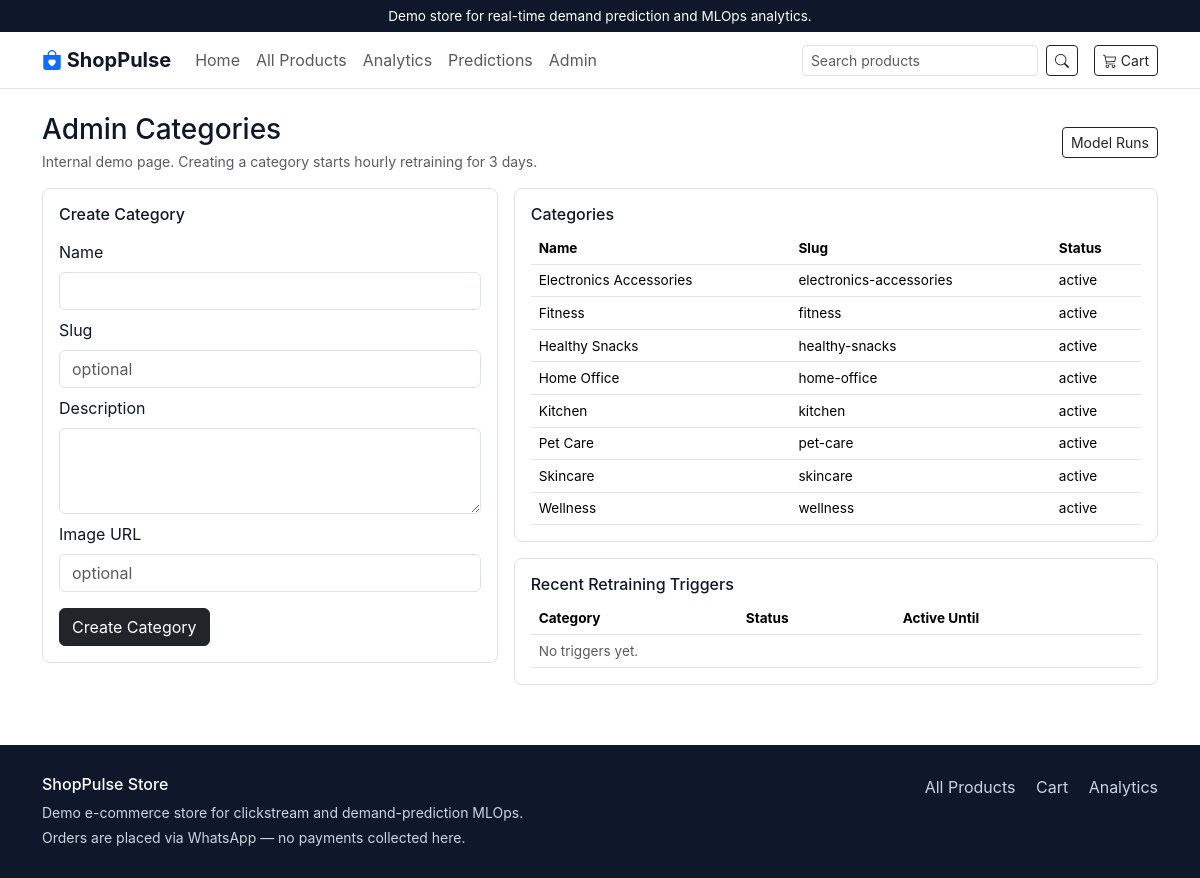
The page /admin/categories on the database its author committed.
### models.py (models this page shows)
class Category(db.Model):
    __tablename__ = "categories"
    id = db.Column(db.Integer, primary_key=True)
    name = db.Column(db.String(80), unique=True, nullable=False)
    slug = db.Column(db.String(100), unique=True, nullable=False, index=True)
    description = db.Column(db.Text)
    image_url = db.Column(db.String(400))
    is_active = db.Column(db.Boolean, default=True)

### app.py (the view, shortened to what this page needs)
    @app.route("/admin/categories", methods=["GET", "POST"])
    def admin_categories():
        message = None
        error = None
        categories = Category.query.order_by(Category.name.asc()).all()
        triggers = RetrainingTrigger.query.order_by(RetrainingTrigger.id.desc()).limit(20).all()
        return render_template(
            "admin_categories.html",
            categories=categories,
            triggers=triggers,
            message=message,
            error=error,
        )

### templates/admin_categories.html (shortened to what this page needs)
{% extends 'base.html' %}
{% block content %}
<div class="d-flex justify-content-between align-items-center mb-3 flex-wrap gap-2">
  <div>
    <h3 class="mb-1">Admin Categories</h3>
    <p class="text-muted small mb-0">Internal demo page. Creating a category starts hourly retraining for 3 days.</p>
  </div>
  <a href="{{ url_for('admin_models') }}" class="btn btn-sm btn-outline-dark">Model Runs</a>
</div>
<div class="row g-3">
  <div class="col-lg-5">
    <div class="bg-white border rounded-3 p-3">
      <h6 class="mb-3">Create Category</h6>
      <form method="post">
        <div class="mb-2">
          <label class="form-label">Name</label>
          <input class="form-control" name="name" required maxlength="80">
        </div>
        <div class="mb-2">
          <label class="form-label">Slug</label>
          <input class="form-control" name="slug" maxlength="100" placeholder="optional">
        </div>
        <div class="mb-2">
          <label class="form-label">Description</label>
          <textarea class="form-control" name="description" rows="3"></textarea>
        </div>
        <div class="mb-3">
          <label class="form-label">Image URL</label>
          <input class="form-control" name="image_url" maxlength="400" placeholder="optional">
        </div>
        <button class="btn btn-dark">Create Category</button>
      </form>
    </div>
  </div>
  <div class="col-lg-7">
    <div class="bg-white border rounded-3 p-3 mb-3">
      <h6>Categories</h6>
      <table class="table table-sm table-sm-strict mb-0">
        <thead><tr><th>Name</th><th>Slug</th><th>Status</th></tr></thead>
        <tbody>
          {% for c in categories %}
          <tr><td>{{ c.name }}</td><td>{{ c.slug }}</td><td>{{ 'active' if c.is_active else 'inactive' }}</td></tr>
          {% endfor %}
        </tbody>
      </table>
    </div>
    <div class="bg-white border rounded-3 p-3">
      <h6>Recent Retraining Triggers</h6>
      <table class="table table-sm table-sm-strict mb-0">
        <thead><tr><th>Category</th><th>Status</th><th>Active Until</th></tr></thead>
        <tbody>
          {% for t in triggers %}
          <tr>
            <td>{{ t.category_name }}</td>
            <td>{{ t.status }}</td>
            <td class="small">{{ t.active_until }}</td>
          </tr>
          {% else %}
          <tr><td colspan="3" class="text-muted">No triggers yet.</td></tr>
          {% endfor %}
        </tbody>
      </table>
    </div>
  </div>
</div>
{% endblock %}

### static/css/style.css (style rules this page uses)
:root { --sp-navy: #0f172a; --sp-navy-soft: #1e293b; --sp-blue: #2563eb; --sp-green: #22c55e; --sp-green-dark: #16a34a; --sp-bg: #ffffff; --sp-section: #f5f7fa; --sp-border: #e5e7eb; --sp-muted: #6b7280; }
body { background: var(--sp-bg); color: var(--sp-navy); font-family: -apple-system, BlinkMacSystemFont, "Segoe UI", Roboto, "Helvetica Neue", Arial, sans-serif; }
a { color: var(--sp-blue); text-decoration: none; }
.table-sm-strict td, .table-sm-strict th { padding: .35rem .5rem; font-size: .85rem; }

### rows shown on the page
Category: name "Electronics Accessories", slug "electronics-accessories", is_active "active"
Category: name "Fitness", slug "fitness", is_active "active"
Category: name "Healthy Snacks", slug "healthy-snacks", is_active "active"
Category: name "Home Office", slug "home-office", is_active "active"
Category: name "Kitchen", slug "kitchen", is_active "active"
Category: name "Pet Care", slug "pet-care", is_active "active"
Category: name "Skincare", slug "skincare", is_active "active"
Category: name "Wellness", slug "wellness", is_active "active"
